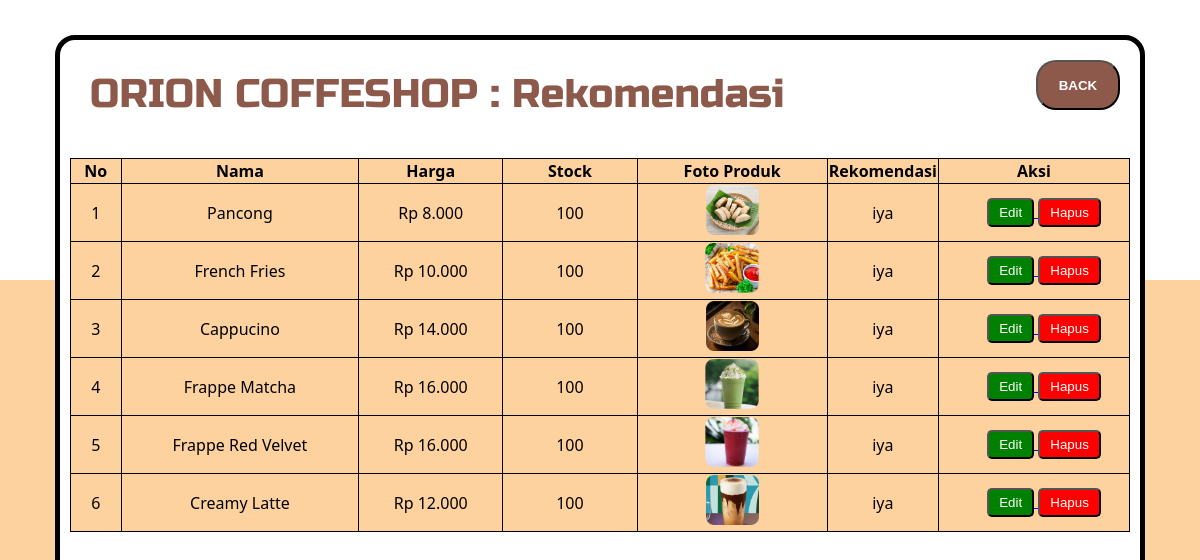
The app's page /crud/rekomendasi.php with its own data.
### tables this page shows
CREATE TABLE `produk` (
  `id` int(11) NOT NULL,
  `id_makanan` varchar(255) NOT NULL,
  `nama_produk` varchar(255) NOT NULL,
  `harga` int(11) NOT NULL,
  `stok` int(5) NOT NULL,
  `gambar_produk` varchar(255) NOT NULL,
  `kategori` enum('makanan','minuman') NOT NULL,
  `rekomendasi` enum('iya','tidak') NOT NULL
);

### crud/rekomendasi.php (the view, shortened to what this page needs)
<?php
include "koneksi.php";
$sql = "SELECT * FROM produk WHERE rekomendasi = 'iya' ORDER BY id ASC";
$result = mysqli_query($koneksi, $sql);
?>
<!DOCTYPE html>
<html lang="en">
<head>
    <link rel="stylesheet" href="../style/admin.css">
</head>
<body>
    <div class="container">
        <div class="box">
            <div class="header">
                <p >ORION COFFESHOP : Rekomendasi</p>
                <div class="back">
                    <a href="kategori.html"><button>BACK</button></a>
                </div>
            </div>
            <div class="content">
                <div class="table-container">
                    <table>
                        <thead>
                            <tr>
                                <th width="50px">No</th>
                                <th width="250px">Nama</th>
                                <th width="150px">Harga</th>
                                <th width="140px">Stock</th>
                                <th width="200px">Foto Produk</th>
                                <th width="100px" >Rekomendasi</th>
                                <th width="200px">Aksi</th>
                            </tr>
                        </thead>
                        <tbody>
                            <?php if (mysqli_num_rows($result) > 0): ?>
                                <?php
                                $no = 1;
                                while($row = mysqli_fetch_assoc($result)):
                                ?>
                                    <tr>
                                        <td><?= $no++ ?></td>
                                        <td><?= htmlspecialchars($row['nama_produk']) ?></td>
                                        <td>Rp <?= number_format($row['harga'], 0, ',', '.') ?></td>
                                        <td><?= $row['stok'] ?></td>
                                        <td>
                                            <img style="height: 50px;"
                                                 src="images/<?= htmlspecialchars($row['gambar_produk']) ?>"
                                                 class="product-image">
                                        </td>
                                        <td><?= htmlspecialchars($row['rekomendasi']) ?></td>
                                        <td>
                                            <a href="edit.php?id=<?= $row['id'] ?> &from=rekomendasi.php">
                                                <button class="btn-edit">Edit</button>
                                            </a>
                                            <button onclick="confirmDelete(<?= $row['id'] ?>)"
                                                    class="btn-hapus">Hapus</button>
                                        </td>
                                    </tr>
                                <?php endwhile; ?>
                            <?php else: ?>
                                <tr>
                                    <td colspan="6" class="text-center">Tidak ada data produk</td>
                                </tr>
                            <?php endif; ?>
                        </tbody>
                    </table>
                </div>
            </div>
        </div>
    </div>
</body>
</html>

### style/admin.css (style rules this page uses)
html { scroll-behavior: smooth; }
body { padding: 0; margin: 0; height: 100vh; display: flex; justify-content: center; align-items: center; font-family: "Segoe UI", Tahoma, Geneva, Verdana, sans-serif; }
.box { border: solid 5px black; border-radius: 20px; width: 90vw; height: 90vh; margin: auto; background-color: white; display: flex; position: relative; flex-direction: column; }
.header { display: flex; height: 11vh; }
.header p { font-size: 40px; color: #8c594a; font-family: "Russo-one"; margin-top: 30px; margin-left: 30px; }
.back { position: absolute; right: 20px; top: 20px; }
.back button { font-weight: bold; background-color: #8c594a; height: 50px; width: 7vw; color: white; border-radius: 20px; cursor: pointer; transition: 0.2s ease; }
.content { justify-content: center; display: flex; max-height: 65vh; overflow-y: auto; padding: 10px; }
.table-container { height: 65vh; text-align: center; justify-content: center; }
table a { margin-left: 20px; }
.content table { margin-top: 20px; }
.content table, th,td { border: 1px solid black; border-collapse: collapse; background-color: #FED29F; }
.btn-edit, .btn-hapus { border-radius: 5px; padding: 5px 10px; cursor: pointer; }
.btn-edit { background-color: green; color: white; }
.btn-hapus { background-color: red; color: white; }

### records on screen
produk: nama_produk "Pancong", harga "8.000", stok "100", gambar_produk (picture), rekomendasi "iya"
produk: nama_produk "French Fries", harga "10.000", stok "100", gambar_produk (picture), rekomendasi "iya"
produk: nama_produk "Cappucino", harga "14.000", stok "100", gambar_produk (picture), rekomendasi "iya"
produk: nama_produk "Frappe Matcha", harga "16.000", stok "100", gambar_produk (picture), rekomendasi "iya"
produk: nama_produk "Frappe Red Velvet", harga "16.000", stok "100", gambar_produk (picture), rekomendasi "iya"
produk: nama_produk "Creamy Latte", harga "12.000", stok "100", gambar_produk (picture), rekomendasi "iya"
